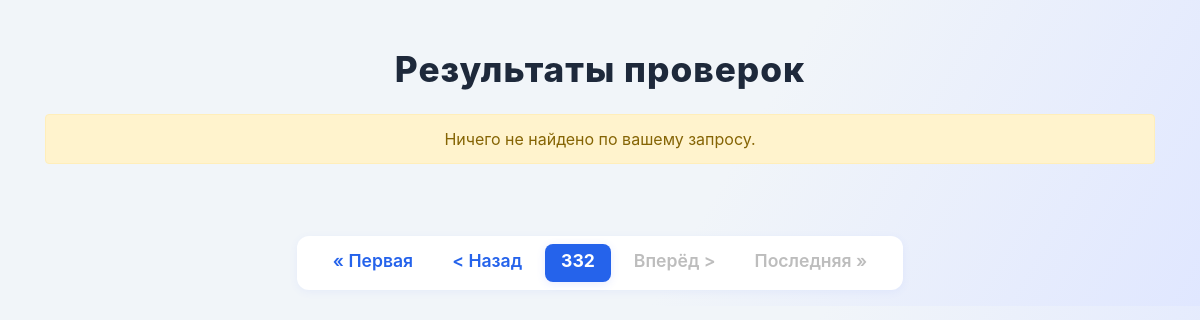
The page /?page=332 on the database as committed earlier.
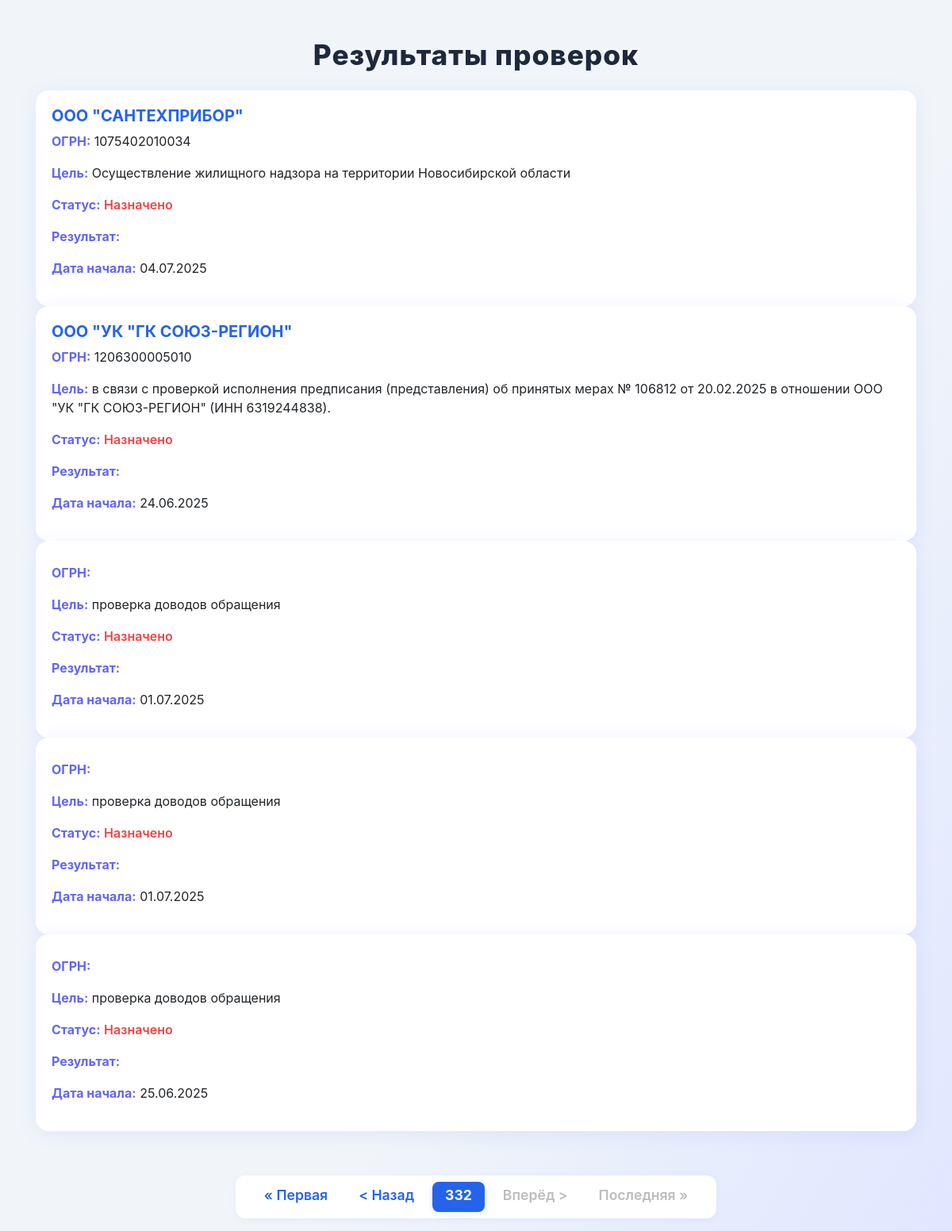
The same page on the database as committed later.
### tables this page shows
CREATE TABLE inspections (
        id INTEGER PRIMARY KEY AUTOINCREMENT,
        entity_name TEXT, ogrn TEXT, purpose TEXT, status TEXT, result TEXT, examStartDate TEXT
    );

### app.py (the view)
@app.get("/", response_class=HTMLResponse)
async def index(request: Request, page: int = Query(1, ge=1)):
    offset = (page - 1) * PAGE_SIZE
    conn = await get_db_connection()
    cursor = await conn.cursor()
    await cursor.execute('SELECT COUNT(*) FROM inspections')
    total_row = await cursor.fetchone()
    total = total_row[0]
    total_pages = (total + PAGE_SIZE - 1) // PAGE_SIZE
    await cursor.execute('SELECT * FROM inspections ORDER BY id LIMIT ? OFFSET ?', (PAGE_SIZE, offset))
    rows = await cursor.fetchall()
    await conn.close()
    return templates.TemplateResponse("index.html", {
        "request": request,
        "rows": rows,
        "page": page,
        "total_pages": total_pages
    })

### templates/index.html (shortened to what this page needs)
<!DOCTYPE html>
<html lang="ru">
<head>
  <link href="/static/bootstrap.min.css" rel="stylesheet">
</head>
<body>
  <div class="container mt-5">
    <h1 class="text-center mb-4">Результаты проверок</h1>
    <div class="row row-cols-1 g-4">
      {% for row in rows %}
        <div class="col">
          <div class="card inspection-card h-100">
            <div class="card-body">
              <h5 class="card-title">{{ row.entity_name }}</h5>
              <p class="card-text"><strong>ОГРН:</strong> {{ row.ogrn }}</p>
              <p class="card-text"><strong>Цель:</strong> {{ row.purpose }}</p>
              {% set status_class = 'success' if 'Завершена' in row.status else 'warning' if 'Назначена' in row.status else 'danger' %}
              <p class="card-text"><strong>Статус:</strong> <span class="status-{{ status_class }}">{{ row.status }}</span></p>
              <p class="card-text"><strong>Результат:</strong> <span class="{{ result_class }}">{{ row.result }}</span></p>
              <p class="card-text"><strong>Дата начала:</strong> {{ row.examStartDate }}</p>
            </div>
          </div>
        </div>
      {% endfor %}
      {% if rows|length == 0 %}
        <div class="col">
          <div class="alert alert-warning text-center">Ничего не найдено по вашему запросу.</div>
        </div>
      {% endif %}
    </div>
    <div class="pagination-container">
      <ul class="pagination">
        {% if page > 1 %}
          <li class="page-item"><a class="page-link" href="?page=1{% if request.query_params.get('q') %}&q={{ request.query_params.get('q') }}{% endif %}" aria-label="Первая страница">&laquo; Первая</a></li>
          <li class="page-item"><a class="page-link" href="?page={{ page-1 }}{% if request.query_params.get('q') %}&q={{ request.query_params.get('q') }}{% endif %}" aria-label="Назад">&lt; Назад</a></li>
        {% else %}
          <li class="page-item disabled"><span class="page-link">&laquo; Первая</span></li>
          <li class="page-item disabled"><span class="page-link">&lt; Назад</span></li>
        {% endif %}
        <li class="page-item active"><span class="page-link">{{ page }}</span></li>
        {% if page < total_pages %}
          <li class="page-item"><a class="page-link" href="?page={{ page+1 }}{% if request.query_params.get('q') %}&q={{ request.query_params.get('q') }}{% endif %}" aria-label="Вперёд">Вперёд &gt;</a></li>
          <li class="page-item"><a class="page-link" href="?page={{ total_pages }}{% if request.query_params.get('q') %}&q={{ request.query_params.get('q') }}{% endif %}" aria-label="Последняя страница">Последняя &raquo;</a></li>
        {% else %}
          <li class="page-item disabled"><span class="page-link">Вперёд &gt;</span></li>
          <li class="page-item disabled"><span class="page-link">Последняя &raquo;</span></li>
        {% endif %}
      </ul>
    </div>
  </div>
</body>
</html>

### templates/index.html (style rules this page uses)
.inspection-card { border: none; border-radius: 16px; box-shadow: 0 4px 24px rgba(80, 112, 255, 0.10); transition: transform 0.2s, box-shadow 0.2s; background: #fff; min-height: 220px; margin-bottom: 16px; }
.card-title { color: #2563eb; font-weight: 700; font-size: 1.25rem; margin-bottom: 0.5rem; }
.card-text strong { color: #6366f1; }
.status-danger { color: #ef4444; font-weight: 600; }
body { background: linear-gradient(120deg, #f1f5f9 60%, #e0e7ff 100%); }
h1 { color: #1e293b; letter-spacing: 1px; font-weight: 800; font-size: 2.2rem; margin-bottom: 2rem; }
.pagination { margin-top: 24px; background: #fff; border-radius: 12px; box-shadow: 0 2px 8px rgba(80, 112, 255, 0.07); padding: 8px 16px; display: inline-flex; }
.pagination .page-item .page-link { color: #2563eb; border: none; background: transparent; font-weight: 600; transition: background 0.2s, color 0.2s; }
.pagination .page-item.active .page-link, .pagination .page-item .page-link:hover { background: #e0e7ff; color: #1e293b; border-radius: 8px; }
.pagination .page-item.disabled .page-link { color: #bdbdbd; background: transparent; }
.pagination { list-style: none; }
.pagination-container { display: flex; justify-content: center; align-items: center; margin-top: 32px; }
.pagination .page-item { margin: 0 4px; }
.pagination .page-link { min-width: 44px; min-height: 38px; font-size: 1.1rem; border-radius: 8px; padding: 6px 16px; text-align: center; box-sizing: border-box; }
.pagination .page-item.active .page-link { background: #2563eb; color: #fff; font-weight: 700; border-radius: 8px; box-shadow: 0 2px 8px rgba(80, 112, 255, 0.13); }

Rows that differ between the two databases and show on the page:
added inspections: entity_name "ООО \"САНТЕХПРИБОР\"", ogrn "1075402010034", purpose "Осуществление жилищного надзора на территории Новосибирской области", status "Назначено", examStartDate "04.07.2025"
added inspections: entity_name "ООО \"УК \"ГК СОЮЗ-РЕГИОН\"", ogrn "1206300005010", purpose "в связи с проверкой исполнения предписания (представления) об принятых мерах № 106812 от 20.02.2025 в отношении ООО \"УК \"ГК СОЮЗ-РЕГИОН\" (ИНН 6319244838).", status "Назначено", examStartDate "24.06.2025"
added inspections: purpose "проверка доводов обращения", status "Назначено", examStartDate "01.07.2025"
added inspections: purpose "проверка доводов обращения", status "Назначено", examStartDate "01.07.2025"
added inspections: purpose "проверка доводов обращения", status "Назначено", examStartDate "25.06.2025"
Other text that changed with them:
text no longer shown: "Ничего не найдено по вашему запросу."
